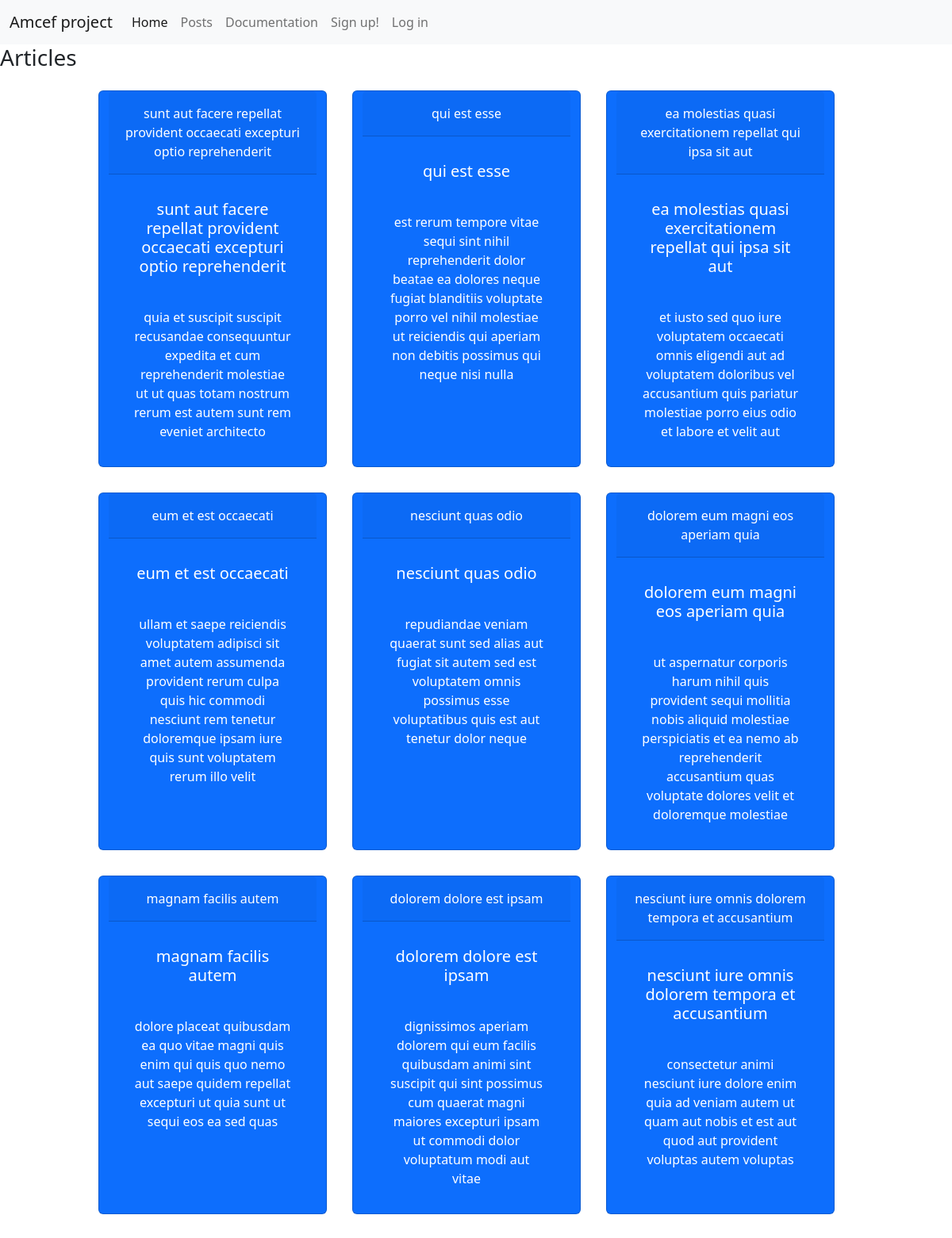
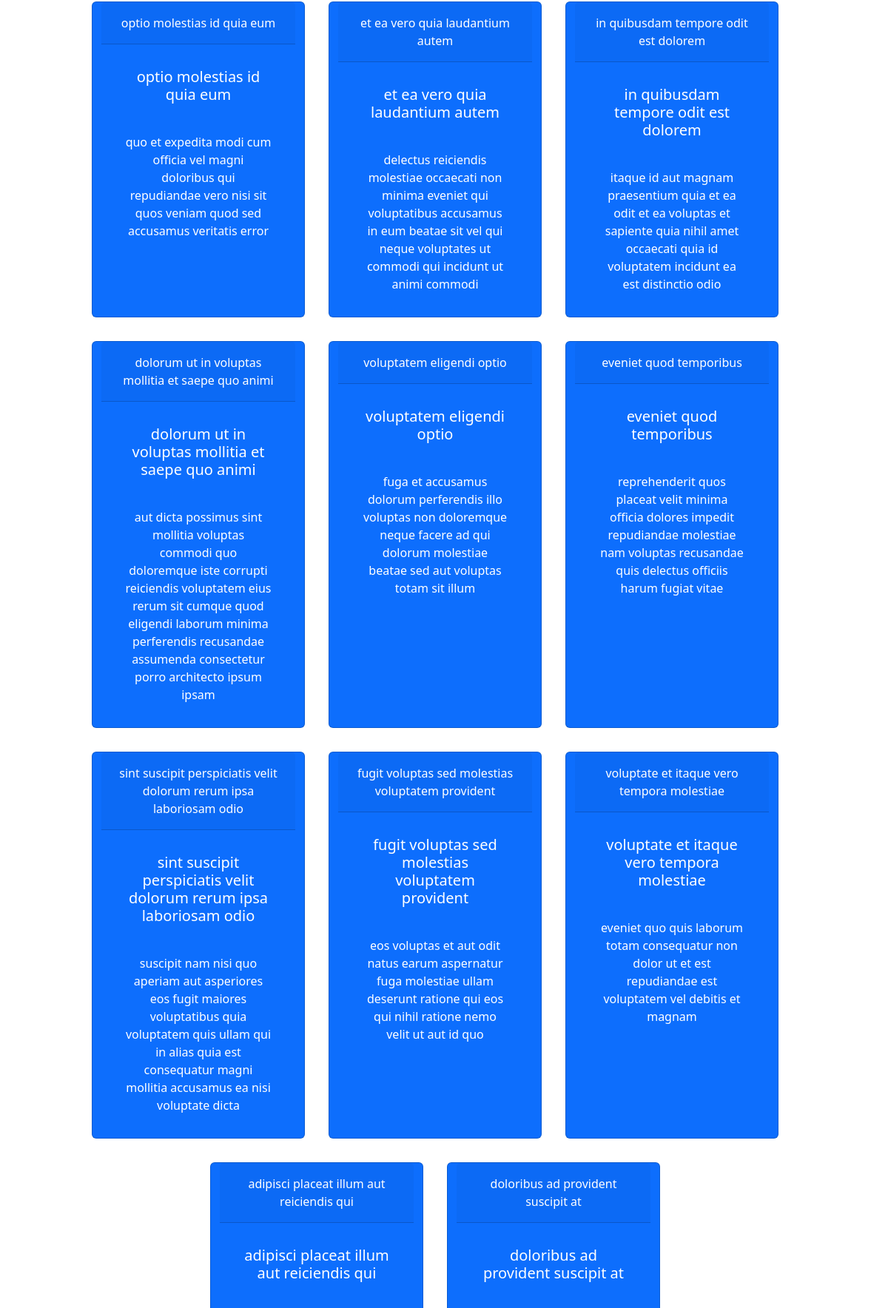
Screenshot of /allposts (upper part) with the database file from the repository (2 pictures, top to bottom).
### app.py (models this page shows)
class posts(UserMixin , db.Model):
    __bind_key__ = 'posts'
    id = db.Column(db.Integer , primary_key = True)
    user_id = db.Column(db.Integer)
    title = db.Column(db.String(80))
    text = db.Column(db.String(80))

### app.py (the view)
@app.route("/allposts" , methods=['GET' , 'POST'])
def allposts():
    page = request.args.get('page', 1, type=int)
    post = posts.query.paginate(page = page , per_page = 20)
    return render_template('allposts.html' , nadpis = "All posts" , post = post , edit = 0)

### templates/allposts.html (shortened to what this page needs)
{% extends "layout.html" %}
{% block content %}
    <h3> Articles </h2>
    {% if post %}
    <div class="row justify-content-center text-center sirka">
        {% for posts in post.items %}
            <div class="card text-bg-primary m-3" style="max-width: 18rem;">
                <div class="card-header p-3">{{ posts.title }}</div>
                <div class="card-body">
                  <h5 class="card-title p-3">{{ posts.title }}</h5>
                  <p class="card-text p-3">{{ posts.text }}</p>
                </div>
              </div>
        {% endfor %}
        </div>
    {% endif %}
{% endblock %}

### templates/layout.html (shortened to what this page needs)
<!DOCTYPE html>
<html lang="en">
    <head>
        <link rel="stylesheet" href="/static/style.css">
        <link href="https://cdn.jsdelivr.net/npm/bootstrap@5.2.0-beta1/dist/css/bootstrap.min.css" rel="stylesheet">
    </head>
    <body class="landing_page_body">
      <nav class="navbar navbar-expand-lg bg-light">
        <div class="container-fluid">
          <a class="navbar-brand" href="#">Amcef project</a>
          <div class="collapse navbar-collapse" id="navbarNav">
            <ul class="navbar-nav">
              <li class="nav-item">
                <a class="nav-link active" aria-current="page" href="/">Home</a>
              </li>
              <li class="nav-item">
                <a class="nav-link" href="/allposts">Posts</a>
              </li>
              <li class="nav-item">
                <a class="nav-link" href="/swagger">Documentation</a>
              </li>
              {% if current_user.is_authenticated %}
                <li class="nav-item">
                  <a class="nav-link" href="/yourposts">Your posts</a>
                </li>
                <li class="nav-item">
                  <a class="nav-link" href="/add_post">Add post</a>
                </li>
                <li class="nav-item">
                  <a class="nav-link" href="/profile">Profile</a>
                </li>
                <li class="nav-item">
                  <a class="nav-link" href="/logout">Log out</a>
                </li>
                {% if current_user.id == 1 %}
                  <li class="nav-item">
                    <a class="nav-link" href="/fake_users">Add users</a>
                  </li>
                  <li class="nav-item">
                    <a class="nav-link" href="/fake_posts">Add posts</a>
                  </li>
                  <li class="nav-item">
                    <a class="nav-link" href="/deleteallposts">Delete posts</a>
                  </li>
                {% endif %}
              {% else %}
                <li class="nav-item">
                  <a class="nav-link" href="/signup">Sign up!</a>
                </li>
                <li class="nav-item">
                  <a class="nav-link" href="/login">Log in</a>
                </li>
              {% endif %}
            </ul>
          </div>
        </div>
      </nav>
        {% block content %}{% endblock %}
    </body>
</html>

### static/style.css (style rules this page uses)
.sirka { max-width: 100%; }

### rows the page displays
posts: title "sunt aut facere repellat provident occaecati excepturi optio reprehenderit", text "quia et suscipit suscipit recusandae consequuntur expedita et cum reprehenderit molestiae ut ut quas totam nostrum rerum est autem sunt rem eveniet architecto"
posts: title "qui est esse", text "est rerum tempore vitae sequi sint nihil reprehenderit dolor beatae ea dolores neque fugiat blanditiis voluptate porro vel nihil molestiae ut reiciendis qui aperiam non debitis possimus qui neque nisi nulla"
posts: title "ea molestias quasi exercitationem repellat qui ipsa sit aut", text "et iusto sed quo iure voluptatem occaecati omnis eligendi aut ad voluptatem doloribus vel accusantium quis pariatur molestiae porro eius odio et labore et velit aut"
posts: title "eum et est occaecati", text "ullam et saepe reiciendis voluptatem adipisci sit amet autem assumenda provident rerum culpa quis hic commodi nesciunt rem tenetur doloremque ipsam iure quis sunt voluptatem rerum illo velit"
posts: title "nesciunt quas odio", text "repudiandae veniam quaerat sunt sed alias aut fugiat sit autem sed est voluptatem omnis possimus esse voluptatibus quis est aut tenetur dolor neque"
posts: title "dolorem eum magni eos aperiam quia", text "ut aspernatur corporis harum nihil quis provident sequi mollitia nobis aliquid molestiae perspiciatis et ea nemo ab reprehenderit accusantium quas voluptate dolores velit et doloremque molestiae"
posts: title "magnam facilis autem", text "dolore placeat quibusdam ea quo vitae magni quis enim qui quis quo nemo aut saepe quidem repellat excepturi ut quia sunt ut sequi eos ea sed quas"
posts: title "dolorem dolore est ipsam", text "dignissimos aperiam dolorem qui eum facilis quibusdam animi sint suscipit qui sint possimus cum quaerat magni maiores excepturi ipsam ut commodi dolor voluptatum modi aut vitae"
posts: title "nesciunt iure omnis dolorem tempora et accusantium", text "consectetur animi nesciunt iure dolore enim quia ad veniam autem ut quam aut nobis et est aut quod aut provident voluptas autem voluptas"
posts: title "optio molestias id quia eum", text "quo et expedita modi cum officia vel magni doloribus qui repudiandae vero nisi sit quos veniam quod sed accusamus veritatis error"
posts: title "et ea vero quia laudantium autem", text "delectus reiciendis molestiae occaecati non minima eveniet qui voluptatibus accusamus in eum beatae sit vel qui neque voluptates ut commodi qui incidunt ut animi commodi"
posts: title "in quibusdam tempore odit est dolorem", text "itaque id aut magnam praesentium quia et ea odit et ea voluptas et sapiente quia nihil amet occaecati quia id voluptatem incidunt ea est distinctio odio"
posts: title "dolorum ut in voluptas mollitia et saepe quo animi", text "aut dicta possimus sint mollitia voluptas commodi quo doloremque iste corrupti reiciendis voluptatem eius rerum sit cumque quod eligendi laborum minima perferendis recusandae assumenda consectetur porro architecto ipsum ipsam"
posts: title "voluptatem eligendi optio", text "fuga et accusamus dolorum perferendis illo voluptas non doloremque neque facere ad qui dolorum molestiae beatae sed aut voluptas totam sit illum"
posts: title "eveniet quod temporibus", text "reprehenderit quos placeat velit minima officia dolores impedit repudiandae molestiae nam voluptas recusandae quis delectus officiis harum fugiat vitae"
posts: title "sint suscipit perspiciatis velit dolorum rerum ipsa laboriosam odio", text "suscipit nam nisi quo aperiam aut asperiores eos fugit maiores voluptatibus quia voluptatem quis ullam qui in alias quia est consequatur magni mollitia accusamus ea nisi voluptate dicta"
posts: title "fugit voluptas sed molestias voluptatem provident", text "eos voluptas et aut odit natus earum aspernatur fuga molestiae ullam deserunt ratione qui eos qui nihil ratione nemo velit ut aut id quo"
posts: title "voluptate et itaque vero tempora molestiae", text "eveniet quo quis laborum totam consequatur non dolor ut et est repudiandae est voluptatem vel debitis et magnam"
posts: title "adipisci placeat illum aut reiciendis qui"
posts: title "doloribus ad provident suscipit at"
